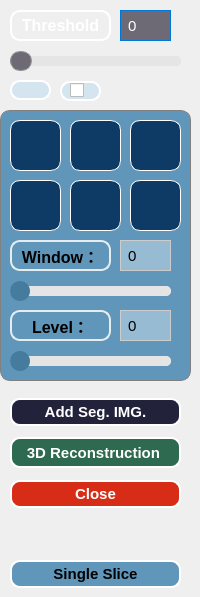
     <widget class="QWidget" name="page_dicom">
      <widget class="QSlider" name="horizontalSlider_threshold">
       <property name="enabled">
        <bool>false</bool>
       </property>
       <property name="geometry">
        <rect>
         <x>10</x>
         <y>50</y>
         <width>171</width>
         <height>22</height>
        </rect>
       </property>
       <property name="styleSheet">
        <string notr="true">/*橫向滑軌，設定無邊框、背景色、高度和圓角*/
QSlider::groove:horizontal {
    border: none;
    background: #ddd;
    height: 10px;
    border-radius: 5px;
}

/*橫向滑塊，設定背景色、無邊框、高度、寬度、位移和圓角*/
QSlider::handle:horizontal {
    background: #e63946;
    border: none;
    height: 20px;
    width: 20px;
    margin: -5px 0;
    border-radius: 10px;
}

/*橫向滑塊滑鼠懸停時，設定背景色*/
QSlider::handle:horizontal:hover {
    background: #e76f51;
}

/*橫向滑軌前景，設定背景色和圓角*/
QSlider::add-page:horizontal {
    background: #e5e5e5;
    border: none;
    height: 10px;
    border-radius: 5px;
}

/*橫向滑軌背景，設定背景色和圓角*/
QSlider::sub-page:horizontal {
    background: #ffb4a2;
    border: none;
    height: 10px;
    border-radius: 5px;
}

/* 禁用状态樣式 */
QSlider::handle:horizontal:disabled {
    background: #6d6a75;  /* 禁用状态的背景颜色 */
    border: 1px solid #999999;  /* 禁用状态的边框颜色 */
}

QSlider::add-page:horizontal :disabled{
    background: #6d6a75;
    border: none;
    height: 10px;
    border-radius: 5px;
}

QSlider::sub-page:horizontal:disabled {
    background: #6d6a75;
    border: none;
    height: 10px;
    border-radius: 5px;
}
</string>
       </property>
       <property name="minimum">
        <number>1</number>
       </property>
       <property name="maximum">
        <number>100</number>
       </property>
       <property name="orientation">
        <enum>Qt::Horizontal</enum>
       </property>
      </widget>
      <widget class="QPushButton" name="btn_capture">
       <property name="geometry">
        <rect>
         <x>10</x>
         <y>80</y>
         <width>41</width>
         <height>20</height>
        </rect>
       </property>
       <property name="styleSheet">
        <string notr="true">/* 按鈕基本形式 */
QPushButton {
    background-color: #d4e5f0;  /* 設置背景顏色 */
    border-style: outset;  /* 設置邊框形式：外邊框 */
    border-width: 2px;  /* 設置邊框粗度 */
    border-radius: 10px;  /* 設置邊框圓滑程度 */
    border-color: white;  /* 設置邊框顏色 */
    font-size: 15px;  /* 設置文字大小 */
    font-family: BiauKai;  /* 設置標楷體 */
    font-weight: 900;  /* 設置文字粗體 */
    color: black;   /* 設置文字顏色 */
}
/* 按鈕被選取時形式 */
QPushButton:hover { 
    background-color: #186ca0;  
    color: white;  

}
/* 按鈕被點下後形式 */
QPushButton:pressed {
    background-color: #000000;  
}</string>
       </property>
       <property name="text">
        <string/>
       </property>
       <property name="icon">
        <iconset>
         <normaloff>icon/capture.png</normaloff>
         <normalon>icon/capture.png</normalon>icon/capture.png</iconset>
       </property>
      </widget>
      <widget class="QPushButton" name="btn_close_dcm">
       <property name="geometry">
        <rect>
         <x>10</x>
         <y>480</y>
         <width>171</width>
         <height>28</height>
        </rect>
       </property>
       <property name="font">
        <font>
         <family>Arial</family>
         <pointsize>11</pointsize>
         <weight>99</weight>
         <bold>true</bold>
        </font>
       </property>
       <property name="styleSheet">
        <string notr="true">QPushButton {
    background-color: #d72c15;  
    border-style: outset;
    border-width: 2px;
    border-radius: 10px;
    font-weight: 900;  
    color: white;
    padding: 3px;
}

QPushButton:hover {
    background-color: #AA0000;  
}

QPushButton:pressed {
    background-color: #880000;  
}</string>
       </property>
       <property name="text">
        <string>Close</string>
       </property>
      </widget>
      <widget class="QLineEdit" name="value_window">
       <property name="geometry">
        <rect>
         <x>120</x>
         <y>240</y>
         <width>51</width>
         <height>31</height>
        </rect>
       </property>
       <property name="minimumSize">
        <size>
         <width>20</width>
         <height>0</height>
        </size>
       </property>
       <property name="font">
        <font>
         <family>Arial</family>
         <pointsize>-1</pointsize>
        </font>
       </property>
       <property name="styleSheet">
        <string notr="true">QLineEdit {
    text-align: center;
    font-family: &quot;Arial&quot;;
    font-size: 15px;
    color: black;
    background-color: rgba(255, 255, 255, 0.35);
    border: 1px solid #ccc;
    padding: 5px;
}

QLineEdit::focus {
    border: 1px solid #0078d7;
    outline: none;
}</string>
       </property>
       <property name="text">
        <string>0</string>
       </property>
      </widget>
      <widget class="QSlider" name="horizontalSlider_window">
       <property name="enabled">
        <bool>true</bool>
       </property>
       <property name="geometry">
        <rect>
         <x>10</x>
         <y>280</y>
         <width>161</width>
         <height>22</height>
        </rect>
       </property>
       <property name="styleSheet">
        <string notr="true">/*橫向滑軌，設定無邊框、背景色、高度和圓角*/
QSlider::groove:horizontal {
    border: none;
    background: #ddd;
    height: 10px;
    border-radius: 5px;
}

/*橫向滑塊，設定背景色、無邊框、高度、寬度、位移和圓角*/
QSlider::handle:horizontal {
    background: #457b9d;
    border: none;
    height: 20px;
    width: 20px;
    margin: -5px 0;
    border-radius: 10px;
}

/*橫向滑塊滑鼠懸停時，設定背景色*/
QSlider::handle:horizontal:hover {
    background: #e76f51;
}

/*橫向滑軌前景，設定背景色和圓角*/
QSlider::add-page:horizontal {
    background: #e5e5e5;
    border: none;
    height: 10px;
    border-radius: 5px;
}

/*橫向滑軌背景，設定背景色和圓角*/
QSlider::sub-page:horizontal {
    background: #ffb4a2;
    border: none;
    height: 10px;
    border-radius: 5px;
}</string>
       </property>
       <property name="minimum">
        <number>1</number>
       </property>
       <property name="maximum">
        <number>100</number>
       </property>
       <property name="orientation">
        <enum>Qt::Horizontal</enum>
       </property>
      </widget>
      <widget class="QLineEdit" name="value_level">
       <property name="geometry">
        <rect>
         <x>120</x>
         <y>310</y>
         <width>51</width>
         <height>31</height>
        </rect>
       </property>
       <property name="minimumSize">
        <size>
         <width>20</width>
         <height>0</height>
        </size>
       </property>
       <property name="font">
        <font>
         <family>Arial</family>
         <pointsize>-1</pointsize>
        </font>
       </property>
       <property name="styleSheet">
        <string notr="true">QLineEdit {
    text-align: center;
    font-family: &quot;Arial&quot;;
    font-size: 15px;
    color: black;
    background-color: rgba(255, 255, 255, 0.35);
    border: 1px solid #ccc;
    padding: 5px;
}

QLineEdit::focus {
    border: 1px solid #0078d7;
    outline: none;
}</string>
       </property>
       <property name="text">
        <string>0</string>
       </property>
      </widget>
      <widget class="QSlider" name="horizontalSlider_level">
       <property name="enabled">
        <bool>true</bool>
       </property>
       <property name="geometry">
        <rect>
         <x>10</x>
         <y>350</y>
         <width>161</width>
         <height>22</height>
        </rect>
       </property>
       <property name="styleSheet">
        <string notr="true">/*橫向滑軌，設定無邊框、背景色、高度和圓角*/
QSlider::groove:horizontal {
    border: none;
    background: #ddd;
    height: 10px;
    border-radius: 5px;
}

/*橫向滑塊，設定背景色、無邊框、高度、寬度、位移和圓角*/
QSlider::handle:horizontal {
    background: #457b9d;
    border: none;
    height: 20px;
    width: 20px;
    margin: -5px 0;
    border-radius: 10px;
}

/*橫向滑塊滑鼠懸停時，設定背景色*/
QSlider::handle:horizontal:hover {
    background: #e76f51;
}

/*橫向滑軌前景，設定背景色和圓角*/
QSlider::add-page:horizontal {
    background: #e5e5e5;
    border: none;
    height: 10px;
    border-radius: 5px;
}

/*橫向滑軌背景，設定背景色和圓角*/
QSlider::sub-page:horizontal {
    background: #ffb4a2;
    border: none;
    height: 10px;
    border-radius: 5px;
}</string>
       </property>
       <property name="minimum">
        <number>1</number>
       </property>
       <property name="maximum">
        <number>100</number>
       </property>
       <property name="orientation">
        <enum>Qt::Horizontal</enum>
       </property>
      </widget>
      <widget class="QLabel" name="label_window">
       <property name="geometry">
        <rect>
         <x>10</x>
         <y>240</y>
         <width>101</width>
         <height>31</height>
        </rect>
       </property>
       <property name="font">
        <font>
         <family>Arial</family>
         <pointsize>12</pointsize>
         <weight>75</weight>
         <bold>true</bold>
        </font>
       </property>
       <property name="styleSheet">
        <string notr="true">color: black;
border: 2px solid #e7ecef;
border-radius: 10px;  /* 設置邊框圓滑程度 */</string>
       </property>
       <property name="text">
        <string>Window：</string>
       </property>
       <property name="alignment">
        <set>Qt::AlignCenter</set>
       </property>
      </widget>
      <widget class="QLabel" name="label_level">
       <property name="geometry">
        <rect>
         <x>10</x>
         <y>310</y>
         <width>101</width>
         <height>31</height>
        </rect>
       </property>
       <property name="font">
        <font>
         <family>Arial</family>
         <pointsize>12</pointsize>
         <weight>75</weight>
         <bold>true</bold>
        </font>
       </property>
       <property name="styleSheet">
        <string notr="true">color: black;
border: 2px solid #e7ecef;
border-radius: 10px;  /* 設置邊框圓滑程度 */</string>
       </property>
       <property name="text">
        <string>Level：</string>
       </property>
       <property name="alignment">
        <set>Qt::AlignCenter</set>
       </property>
      </widget>
      <widget class="QLabel" name="current_Threshold">
       <property name="geometry">
        <rect>
         <x>10</x>
         <y>10</y>
         <width>101</width>
         <height>31</height>
        </rect>
       </property>
       <property name="font">
        <font>
         <family>Arial</family>
         <pointsize>12</pointsize>
         <weight>75</weight>
         <bold>true</bold>
        </font>
       </property>
       <property name="styleSheet">
        <string notr="true">color: white;
border: 2px solid white;
border-radius: 10px;  /* 設置邊框圓滑程度 */</string>
       </property>
       <property name="text">
        <string>Threshold</string>
       </property>
       <property name="alignment">
        <set>Qt::AlignCenter</set>
       </property>
      </widget>
      <widget class="QLineEdit" name="threshold">
       <property name="enabled">
        <bool>false</bool>
       </property>
       <property name="geometry">
        <rect>
         <x>120</x>
         <y>10</y>
         <width>51</width>
         <height>31</height>
        </rect>
       </property>
       <property name="minimumSize">
        <size>
         <width>20</width>
         <height>0</height>
        </size>
       </property>
       <property name="font">
        <font>
         <family>Arial</family>
         <pointsize>-1</pointsize>
        </font>
       </property>
       <property name="styleSheet">
        <string notr="true">QLineEdit {
    text-align: center;
    font-family: &quot;Arial&quot;;
    font-size: 15px;
    color: black;
    background-color: rgba(255, 255, 255, 0.35);
    border: 1px solid #ccc;
    padding: 5px;
}

QLineEdit::focus {
    border: 1px solid #0078d7;
    outline: none;
}

QLineEdit::disabled {
	background: #6d6a75;
	color: white;
    border: 1px solid #0078d7;
    outline: none;
}</string>
       </property>
       <property name="text">
        <string>0</string>
       </property>
       <property name="alignment">
        <set>Qt::AlignLeading|Qt::AlignLeft|Qt::AlignVCenter</set>
       </property>
      </widget>
      <widget class="QPushButton" name="btn_wlstyle_1">
       <property name="geometry">
        <rect>
         <x>10</x>
         <y>120</y>
         <width>51</width>
         <height>51</height>
        </rect>
       </property>
       <property name="styleSheet">
        <string notr="true">/* 按鈕基本形式 */
QPushButton {
    background-color: #0d3b66;  /* 設置背景顏色 */
    border-style: outset;  /* 設置邊框形式：外邊框 */
    border-width: 1px;  /* 設置邊框粗度 */
    border-radius: 10px;  /* 設置邊框圓滑程度 */
    border-color: white;  /* 設置邊框顏色 */
    font-size: 15px;  /* 設置文字大小 */
    font-family: BiauKai;  /* 設置標楷體 */
    font-weight: 900;  /* 設置文字粗體 */
    color: black;   /* 設置文字顏色 */
}
/* 按鈕被選取時形式 */
QPushButton:hover { 
    background-color: #186ca0;  
    color: white;  

}
/* 按鈕被點下後形式 */
QPushButton:pressed {
    background-color: #000000;  
}</string>
       </property>
       <property name="text">
        <string/>
       </property>
       <property name="icon">
        <iconset>
         <normaloff>icon/wl_1.png</normaloff>icon/wl_1.png</iconset>
       </property>
       <property name="iconSize">
        <size>
         <width>42</width>
         <height>42</height>
        </size>
       </property>
      </widget>
      <widget class="QPushButton" name="btn_wlstyle_2">
       <property name="geometry">
        <rect>
         <x>70</x>
         <y>120</y>
         <width>51</width>
         <height>51</height>
        </rect>
       </property>
       <property name="styleSheet">
        <string notr="true">/* 按鈕基本形式 */
QPushButton {
    background-color: #0d3b66;  /* 設置背景顏色 */
    border-style: outset;  /* 設置邊框形式：外邊框 */
    border-width: 1px;  /* 設置邊框粗度 */
    border-radius: 10px;  /* 設置邊框圓滑程度 */
    border-color: white;  /* 設置邊框顏色 */
    font-size: 15px;  /* 設置文字大小 */
    font-family: BiauKai;  /* 設置標楷體 */
    font-weight: 900;  /* 設置文字粗體 */
    color: black;   /* 設置文字顏色 */
}
/* 按鈕被選取時形式 */
QPushButton:hover { 
    background-color: #186ca0;  
    color: white;  

}
/* 按鈕被點下後形式 */
QPushButton:pressed {
    background-color: #000000;  
}</string>
       </property>
       <property name="text">
        <string/>
       </property>
       <property name="icon">
        <iconset>
         <normaloff>icon/wl_2.png</normaloff>icon/wl_2.png</iconset>
       </property>
       <property name="iconSize">
        <size>
         <width>42</width>
         <height>42</height>
        </size>
       </property>
      </widget>
      <widget class="QPushButton" name="btn_wlstyle_3">
       <property name="geometry">
        <rect>
         <x>130</x>
         <y>120</y>
         <width>51</width>
         <height>51</height>
        </rect>
       </property>
       <property name="styleSheet">
        <string notr="true">/* 按鈕基本形式 */
QPushButton {
    background-color: #0d3b66;  /* 設置背景顏色 */
    border-style: outset;  /* 設置邊框形式：外邊框 */
    border-width: 1px;  /* 設置邊框粗度 */
    border-radius: 10px;  /* 設置邊框圓滑程度 */
    border-color: white;  /* 設置邊框顏色 */
    font-size: 15px;  /* 設置文字大小 */
    font-family: BiauKai;  /* 設置標楷體 */
    font-weight: 900;  /* 設置文字粗體 */
    color: black;   /* 設置文字顏色 */
}
/* 按鈕被選取時形式 */
QPushButton:hover { 
    background-color: #186ca0;  
    color: white;  

}
/* 按鈕被點下後形式 */
QPushButton:pressed {
    background-color: #000000;  
}</string>
       </property>
       <property name="text">
        <string/>
       </property>
       <property name="icon">
        <iconset>
         <normaloff>icon/wl_3.png</normaloff>icon/wl_3.png</iconset>
       </property>
       <property name="iconSize">
        <size>
         <width>42</width>
         <height>42</height>
        </size>
       </property>
      </widget>
      <widget class="QPushButton" name="btn_wlstyle_4">
       <property name="geometry">
        <rect>
         <x>10</x>
         <y>180</y>
         <width>51</width>
         <height>51</height>
        </rect>
       </property>
       <property name="styleSheet">
        <string notr="true">/* 按鈕基本形式 */
QPushButton {
    background-color: #0d3b66;  /* 設置背景顏色 */
    border-style: outset;  /* 設置邊框形式：外邊框 */
    border-width: 1px;  /* 設置邊框粗度 */
    border-radius: 10px;  /* 設置邊框圓滑程度 */
    border-color: white;  /* 設置邊框顏色 */
    font-size: 15px;  /* 設置文字大小 */
    font-family: BiauKai;  /* 設置標楷體 */
    font-weight: 900;  /* 設置文字粗體 */
    color: black;   /* 設置文字顏色 */
}
/* 按鈕被選取時形式 */
QPushButton:hover { 
    background-color: #186ca0;  
    color: white;  

}
/* 按鈕被點下後形式 */
QPushButton:pressed {
    background-color: #000000;  
}</string>
       </property>
       <property name="text">
        <string/>
       </property>
       <property name="icon">
        <iconset>
         <normaloff>icon/wl_4.png</normaloff>icon/wl_4.png</iconset>
       </property>
       <property name="iconSize">
        <size>
         <width>42</width>
         <height>42</height>
        </size>
       </property>
      </widget>
      <widget class="QPushButton" name="btn_wlstyle_5">
       <property name="geometry">
        <rect>
         <x>70</x>
         <y>180</y>
         <width>51</width>
         <height>51</height>
        </rect>
       </property>
       <property name="styleSheet">
        <string notr="true">/* 按鈕基本形式 */
QPushButton {
    background-color: #0d3b66;  /* 設置背景顏色 */
    border-style: outset;  /* 設置邊框形式：外邊框 */
    border-width: 1px;  /* 設置邊框粗度 */
    border-radius: 10px;  /* 設置邊框圓滑程度 */
    border-color: white;  /* 設置邊框顏色 */
    font-size: 15px;  /* 設置文字大小 */
    font-family: BiauKai;  /* 設置標楷體 */
    font-weight: 900;  /* 設置文字粗體 */
    color: black;   /* 設置文字顏色 */
}
/* 按鈕被選取時形式 */
QPushButton:hover { 
    background-color: #186ca0;  
    color: white;  

}
/* 按鈕被點下後形式 */
QPushButton:pressed {
    background-color: #000000;  
}</string>
       </property>
       <property name="text">
        <string/>
       </property>
       <property name="icon">
        <iconset>
         <normaloff>icon/wl_5.png</normaloff>icon/wl_5.png</iconset>
       </property>
       <property name="iconSize">
        <size>
         <width>42</width>
         <height>42</height>
        </size>
       </property>
      </widget>
      <widget class="QPushButton" name="btn_wlstyle_6">
       <property name="geometry">
        <rect>
         <x>130</x>
         <y>180</y>
         <width>51</width>
         <height>51</height>
        </rect>
       </property>
       <property name="styleSheet">
        <string notr="true">/* 按鈕基本形式 */
QPushButton {
    background-color: #0d3b66;  /* 設置背景顏色 */
    border-style: outset;  /* 設置邊框形式：外邊框 */
    border-width: 1px;  /* 設置邊框粗度 */
    border-radius: 10px;  /* 設置邊框圓滑程度 */
    border-color: white;  /* 設置邊框顏色 */
    font-size: 15px;  /* 設置文字大小 */
    font-family: BiauKai;  /* 設置標楷體 */
    font-weight: 900;  /* 設置文字粗體 */
    color: black;   /* 設置文字顏色 */
}
/* 按鈕被選取時形式 */
QPushButton:hover { 
    background-color: #186ca0;  
    color: white;  

}
/* 按鈕被點下後形式 */
QPushButton:pressed {
    background-color: #000000;  
}</string>
       </property>
       <property name="text">
        <string/>
       </property>
       <property name="icon">
        <iconset>
         <normaloff>icon/wl_6.png</normaloff>icon/wl_6.png</iconset>
       </property>
       <property name="iconSize">
        <size>
         <width>42</width>
         <height>42</height>
        </size>
       </property>
      </widget>
      <widget class="QLabel" name="background_7">
       <property name="geometry">
        <rect>
         <x>0</x>
         <y>110</y>
         <width>191</width>
         <height>271</height>
        </rect>
       </property>
       <property name="styleSheet">
        <string notr="true">color: white;
background-color: #6096ba; 
border: 1px solid gray;
 border-radius: 10px;  /* 設置邊框圓滑程度 */</string>
       </property>
       <property name="text">
        <string/>
       </property>
      </widget>
      <widget class="QPushButton" name="btn_add_dcm_seg">
       <property name="geometry">
        <rect>
         <x>10</x>
         <y>398</y>
         <width>171</width>
         <height>28</height>
        </rect>
       </property>
       <property name="font">
        <font>
         <family>Arial</family>
         <pointsize>11</pointsize>
         <weight>99</weight>
         <bold>true</bold>
        </font>
       </property>
       <property name="styleSheet">
        <string notr="true">QPushButton {
    background-color: #22223b;  
    border-style: outset;
    border-width: 2px;
    border-radius: 10px;
    font-weight: 900;  
    color: white;
    padding: 3px;
}

QPushButton:hover {
    background-color: #4a4e69;  
}

QPushButton:pressed {
    background-color: #9a8c98;  
}</string>
       </property>
       <property name="text">
        <string>Add Seg. IMG.</string>
       </property>
      </widget>
      <widget class="QCheckBox" name="checkBox_see_3d">
       <property name="geometry">
        <rect>
         <x>70</x>
         <y>70</y>
         <width>21</width>
         <height>41</height>
        </rect>
       </property>
       <property name="sizePolicy">
        <sizepolicy hsizetype="Minimum" vsizetype="Fixed">
         <horstretch>0</horstretch>
         <verstretch>0</verstretch>
        </sizepolicy>
       </property>
       <property name="styleSheet">
        <string notr="true"> /* 未选中状态 */
QCheckBox::indicator:unchecked {
    background-image: url(/Users/andy/Desktop/git-respostory/QT_complet/icon/eye_close.png);
    background-repeat: no-repeat;
    width: 50px;
    height: 50px;
    background-origin: content-box;
    background-position:left; /* 设置图像位置为中心 */
}

/* 选中状态 */
QCheckBox::indicator:checked {
    background-image: url(/Users/andy/Desktop/git-respostory/QT_complet/icon/eye_open.png);
    background-repeat: no-repeat;
    width: 50px;
    height: 50px;
	background-origin: content-box;
    background-position:left; /* 设置图像位置为中心 */
}

/* 鼠标悬停状态 */
QCheckBox::indicator:hover {
    background-image: url(/Users/andy/Desktop/git-respostory/QT_complet/icon/eye_open.png);  /* 替换为悬停状态的图像路径 */
    background-repeat: no-repeat;
    width: 50px;
    height: 50px;
    background-origin: content-box;
    background-position: left; /* 设置图像位置为中心 */
}


</string>
       </property>
       <property name="text">
        <string/>
       </property>
       <property name="iconSize">
        <size>
         <width>16</width>
         <height>16</height>
        </size>
       </property>
      </widget>
      <widget class="QLabel" name="label_checkbox_see3d">
       <property name="geometry">
        <rect>
         <x>60</x>
         <y>81</y>
         <width>41</width>
         <height>20</height>
        </rect>
       </property>
       <property name="styleSheet">
        <string notr="true">QLabel {
    background-color: #d4e5f0;  /* 設置背景顏色 */
    border-style: outset;  /* 設置邊框形式：外邊框 */
    border-width: 2px;  /* 設置邊框粗度 */
    border-radius: 10px;  /* 設置邊框圓滑程度 */
    border-color: white;  /* 設置邊框顏色 */
    font-size: 15px;  /* 設置文字大小 */
    font-family: BiauKai;  /* 設置標楷體 */
    font-weight: 900;  /* 設置文字粗體 */
    color: black;   /* 設置文字顏色 */
}
/* 按鈕被選取時形式 */
QLabel:hover { 
    background-color: #186ca0;  
    color: white;  

}</string>
       </property>
       <property name="text">
        <string/>
       </property>
      </widget>
      <widget class="QPushButton" name="btn_get_3dmodel">
       <property name="geometry">
        <rect>
         <x>10</x>
         <y>437</y>
         <width>171</width>
         <height>31</height>
        </rect>
       </property>
       <property name="font">
        <font>
         <family>Arial</family>
         <pointsize>11</pointsize>
         <weight>99</weight>
         <bold>true</bold>
        </font>
       </property>
       <property name="styleSheet">
        <string notr="true">/* 按鈕基本形式 */
QPushButton {
    background-color: #2d6a4f;  /* 設置背景顏色 */
    border-style: outset;  /* 設置邊框形式：外邊框 */
    border-width: 2px;  /* 設置邊框粗度 */
    border-radius: 10px;  /* 設置邊框圓滑程度 */
    border-color: white;  /* 設置邊框顏色 */
    font-weight: 900;  /* 設置文字粗體 */
    color: white;   /* 設置文字顏色 */
}
/* 按鈕被選取時形式 */
QPushButton:hover { 
    background-color: #1b4332;  
    color: white;  

}
/* 按鈕被點下後形式 */
QPushButton:pressed {
    background-color: #000000;  
}
QPushButton:disabled {
    /* 添加你想要的样式属性 */
    color: #999999; /* 灰色文字颜色 */
    background-color: #CCCCCC; /* 灰色背景颜色 */
    /* 其他样式属性 */
}</string>
       </property>
       <property name="text">
        <string>3D Reconstruction </string>
       </property>
      </widget>
      <widget class="QPushButton" name="btn_display_single_slice">
       <property name="geometry">
        <rect>
         <x>10</x>
         <y>560</y>
         <width>171</width>
         <height>28</height>
        </rect>
       </property>
       <property name="font">
        <font>
         <family>Arial</family>
         <pointsize>11</pointsize>
         <weight>99</weight>
         <bold>true</bold>
        </font>
       </property>
       <property name="styleSheet">
        <string notr="true">QPushButton {
    background-color: #6096ba;  
    border-style: outset;
    border-color: white;
    border-width: 2px;
    border-radius: 10px;
    font-weight: 900;  
    color: black;
    padding: 3px;
}

QPushButton:hover {
    background-color: #4a4e69;  
}

QPushButton:pressed {
    background-color: #9a8c98;  
}</string>
       </property>
       <property name="text">
        <string>Single Slice</string>
       </property>
      </widget>
      <zorder>background_7</zorder>
      <zorder>horizontalSlider_threshold</zorder>
      <zorder>btn_capture</zorder>
      <zorder>btn_close_dcm</zorder>
      <zorder>value_window</zorder>
      <zorder>horizontalSlider_window</zorder>
      <zorder>value_level</zorder>
      <zorder>horizontalSlider_level</zorder>
      <zorder>label_window</zorder>
      <zorder>label_level</zorder>
      <zorder>current_Threshold</zorder>
      <zorder>threshold</zorder>
      <zorder>btn_wlstyle_1</zorder>
      <zorder>btn_wlstyle_2</zorder>
      <zorder>btn_wlstyle_3</zorder>
      <zorder>btn_wlstyle_4</zorder>
      <zorder>btn_wlstyle_5</zorder>
      <zorder>btn_wlstyle_6</zorder>
      <zorder>btn_add_dcm_seg</zorder>
      <zorder>label_checkbox_see3d</zorder>
      <zorder>checkBox_see_3d</zorder>
      <zorder>btn_get_3dmodel</zorder>
      <zorder>btn_display_single_slice</zorder>
     </widget>
